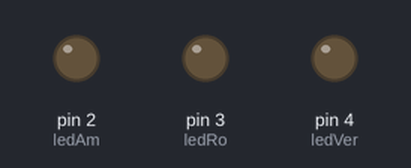
Bench run of a sketch on a simulated Arduino Uno, built with avr-gcc and run on an emulated ATmega328P. On the bench: output pins drawn as LEDs (lit = HIGH). Random numbers use the default seed unless the sketch sets one.

Above: at 0.1 s.
At 10.1 s:
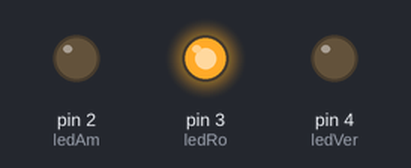
At 14.1 s:
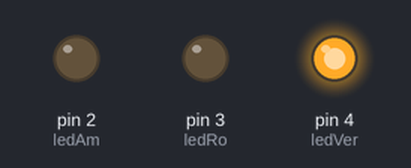
At 38.1 s:
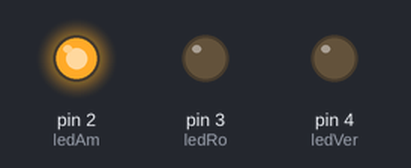
Timing chart, 0 to 39.6 s (numbered marks = the images above):
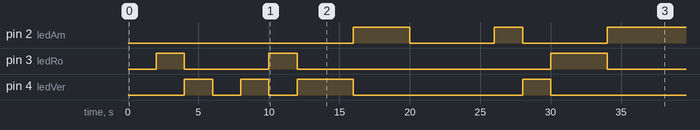

The sketch:

Ejercicio_2.ino
```cpp
#define ledVer 4
#define ledRo 3
#define ledAm 2
void setup()
{
	Serial.begin(9600);
  	pinMode(ledVer, OUTPUT);
  	pinMode(ledAm, OUTPUT);
  	pinMode(ledRo, OUTPUT);
}

void loop()
{
  int numero = random(0, 11);
  if (numero == 1 || numero == 3 || numero == 7){
      digitalWrite(ledRo, HIGH);
      delay(2000);
      digitalWrite(ledRo, LOW);
  }else if(numero == 0 || numero == 2 || numero == 8){
    		digitalWrite(ledVer, HIGH);
      		delay(2000);
      		digitalWrite(ledVer, LOW);
  }else if(numero == 4 || numero == 5 || numero == 9){
    		digitalWrite(ledAm, HIGH);
      		delay(2000);
      		digitalWrite(ledAm, LOW);
  		}else{
    		digitalWrite(ledAm, LOW);
            digitalWrite(ledRo, LOW);
            digitalWrite(ledVer, LOW);
    		delay(2000);
  		};
}
```

Measured:
- by itself, pin 2 (ledAm): goes HIGH 4.0 s, LOW 6.0 s, HIGH 2.0 s, LOW 6.0 s, then HIGH
- by itself, pin 3 (ledRo): goes HIGH 2.0 s, LOW 6.0 s, HIGH 2.0 s, LOW 18.0 s, HIGH 4.0 s, then LOW
- by itself, pin 4 (ledVer): LOW → HIGH at 4.0 s, → LOW 2.0 s later, → HIGH 2.0 s later, → LOW 2.0 s later, … (8 changes in this stretch)
